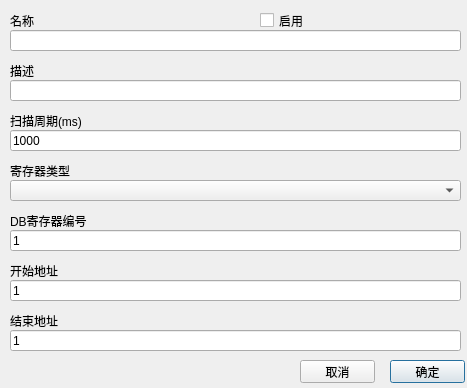
<?xml version="1.0" encoding="UTF-8"?>
<ui version="4.0">
 <class>CMDDataBlockDialog</class>
 <widget class="QDialog" name="CMDDataBlockDialog">
  <property name="geometry">
   <rect>
    <x>0</x>
    <y>0</y>
    <width>467</width>
    <height>388</height>
   </rect>
  </property>
  <property name="windowTitle">
   <string>Dialog</string>
  </property>
  <widget class="QLineEdit" name="nameEdit">
   <property name="geometry">
    <rect>
     <x>10</x>
     <y>30</y>
     <width>451</width>
     <height>21</height>
    </rect>
   </property>
  </widget>
  <widget class="QLabel" name="label_4">
   <property name="geometry">
    <rect>
     <x>10</x>
     <y>60</y>
     <width>451</width>
     <height>21</height>
    </rect>
   </property>
   <property name="text">
    <string>描述</string>
   </property>
  </widget>
  <widget class="QLineEdit" name="descriptionEdit">
   <property name="geometry">
    <rect>
     <x>10</x>
     <y>80</y>
     <width>451</width>
     <height>21</height>
    </rect>
   </property>
   <property name="readOnly">
    <bool>false</bool>
   </property>
  </widget>
  <widget class="QLabel" name="label_2">
   <property name="geometry">
    <rect>
     <x>10</x>
     <y>10</y>
     <width>241</width>
     <height>21</height>
    </rect>
   </property>
   <property name="text">
    <string>名称</string>
   </property>
  </widget>
  <widget class="QLineEdit" name="rateEdit">
   <property name="geometry">
    <rect>
     <x>10</x>
     <y>130</y>
     <width>451</width>
     <height>21</height>
    </rect>
   </property>
   <property name="text">
    <string notr="true">1000</string>
   </property>
   <property name="readOnly">
    <bool>false</bool>
   </property>
  </widget>
  <widget class="QLabel" name="label_5">
   <property name="geometry">
    <rect>
     <x>10</x>
     <y>110</y>
     <width>451</width>
     <height>21</height>
    </rect>
   </property>
   <property name="text">
    <string>扫描周期(ms)</string>
   </property>
  </widget>
  <widget class="QLineEdit" name="startAddressEdit">
   <property name="geometry">
    <rect>
     <x>10</x>
     <y>280</y>
     <width>451</width>
     <height>21</height>
    </rect>
   </property>
   <property name="text">
    <string>1</string>
   </property>
   <property name="readOnly">
    <bool>false</bool>
   </property>
  </widget>
  <widget class="QLabel" name="label_6">
   <property name="geometry">
    <rect>
     <x>10</x>
     <y>260</y>
     <width>451</width>
     <height>21</height>
    </rect>
   </property>
   <property name="text">
    <string>开始地址</string>
   </property>
  </widget>
  <widget class="QCheckBox" name="enableCheckBox">
   <property name="geometry">
    <rect>
     <x>260</x>
     <y>10</y>
     <width>181</width>
     <height>21</height>
    </rect>
   </property>
   <property name="layoutDirection">
    <enum>Qt::LeftToRight</enum>
   </property>
   <property name="text">
    <string>启用</string>
   </property>
  </widget>
  <widget class="QLineEdit" name="endAddressEdit">
   <property name="geometry">
    <rect>
     <x>10</x>
     <y>330</y>
     <width>451</width>
     <height>21</height>
    </rect>
   </property>
   <property name="text">
    <string>1</string>
   </property>
   <property name="readOnly">
    <bool>false</bool>
   </property>
  </widget>
  <widget class="QLabel" name="label_7">
   <property name="geometry">
    <rect>
     <x>10</x>
     <y>310</y>
     <width>451</width>
     <height>21</height>
    </rect>
   </property>
   <property name="text">
    <string>结束地址</string>
   </property>
  </widget>
  <widget class="QLabel" name="label_8">
   <property name="geometry">
    <rect>
     <x>10</x>
     <y>160</y>
     <width>451</width>
     <height>21</height>
    </rect>
   </property>
   <property name="text">
    <string>寄存器类型</string>
   </property>
  </widget>
  <widget class="QPushButton" name="okButton">
   <property name="geometry">
    <rect>
     <x>390</x>
     <y>360</y>
     <width>75</width>
     <height>23</height>
    </rect>
   </property>
   <property name="text">
    <string>确定</string>
   </property>
  </widget>
  <widget class="QPushButton" name="cancelButton">
   <property name="geometry">
    <rect>
     <x>300</x>
     <y>360</y>
     <width>75</width>
     <height>23</height>
    </rect>
   </property>
   <property name="text">
    <string>取消</string>
   </property>
  </widget>
  <widget class="QComboBox" name="registerComboBox">
   <property name="geometry">
    <rect>
     <x>10</x>
     <y>180</y>
     <width>451</width>
     <height>21</height>
    </rect>
   </property>
   <property name="currentIndex">
    <number>-1</number>
   </property>
   <item>
    <property name="text">
     <string>V</string>
    </property>
   </item>
   <item>
    <property name="text">
     <string>I</string>
    </property>
   </item>
   <item>
    <property name="text">
     <string>Q</string>
    </property>
   </item>
   <item>
    <property name="text">
     <string>AI</string>
    </property>
   </item>
   <item>
    <property name="text">
     <string>AQ</string>
    </property>
   </item>
   <item>
    <property name="text">
     <string>T</string>
    </property>
   </item>
   <item>
    <property name="text">
     <string>C</string>
    </property>
   </item>
   <item>
    <property name="text">
     <string>HC</string>
    </property>
   </item>
   <item>
    <property name="text">
     <string>M</string>
    </property>
   </item>
   <item>
    <property name="text">
     <string>SM</string>
    </property>
   </item>
   <item>
    <property name="text">
     <string>S</string>
    </property>
   </item>
   <item>
    <property name="text">
     <string>PI</string>
    </property>
   </item>
   <item>
    <property name="text">
     <string>PQ</string>
    </property>
   </item>
   <item>
    <property name="text">
     <string>DB</string>
    </property>
   </item>
  </widget>
  <widget class="QLineEdit" name="DBNumberEdit">
   <property name="geometry">
    <rect>
     <x>10</x>
     <y>230</y>
     <width>451</width>
     <height>21</height>
    </rect>
   </property>
   <property name="text">
    <string>1</string>
   </property>
  </widget>
  <widget class="QLabel" name="label">
   <property name="geometry">
    <rect>
     <x>10</x>
     <y>210</y>
     <width>451</width>
     <height>21</height>
    </rect>
   </property>
   <property name="text">
    <string>DB寄存器编号</string>
   </property>
  </widget>
 </widget>
 <resources/>
 <connections/>
</ui>
